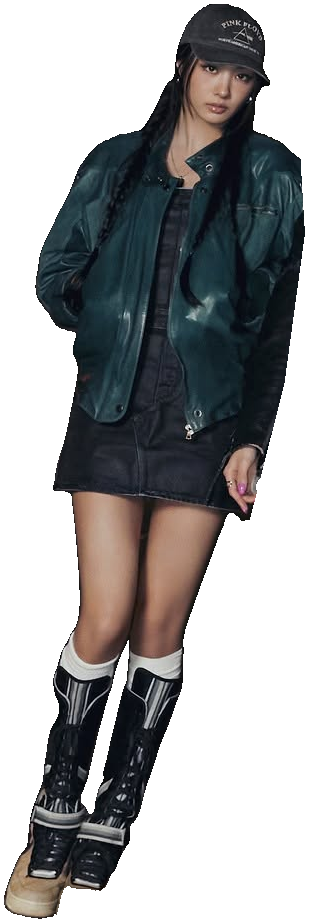
#> input picture meovv_1_ella.png, 309 x 923 px
$ python surreal_studio_3d.py ../meovv_1_ella.png
#> lines starting #> are read from the running program, lines starting #| are printed output that depends on the picture; after the words box and inside, x2 and y2 are one past the last pixel; in counts of white or black regions, pixels touching at a corner belong together
#!/usr/bin/env python3
"""
AION SURREAL 3D STUDIO - AI IMAGE-TO-3D + BLENDER AUTO-RIGGER PIPELINE
======================================================================
Acquires high-poly, 360-degree textured studio 3D meshes (without local VRAM
or multi-GB disk bloat) and locally auto-rigs them onto Mixamo dance skeletons
using Blender 4.0.2 (`surreal_blender_rig.py`).

Supported Backends:
  - glb_rig        : Auto-rig any existing static .glb/.gltf/.obj (0 internet)
  - hf_sf3d        : Stable Fast 3D on HuggingFace ZeroGPU (~5-15s)
  - hf_trellis2    : Microsoft TRELLIS.2 on HuggingFace ZeroGPU (~30-90s)
  - hf_hunyuan2mini: Tencent Hunyuan3D-2mini-Turbo on ZeroGPU
  - hf_hunyuan21   : Tencent Hunyuan3D-2.1 on ZeroGPU (needs HF_TOKEN / Pro)
  - hf_instantmesh : TencentARC InstantMesh multi-view -> 3D GLB
  - hf_triposg     : VAST-AI TripoSG segmentation -> mesh -> texture GLB
  - tripo          : Tripo3D Official OpenAPI (TRIPO_API_KEY)
  - fal            : fal.ai Hunyuan3D v2 API (FAL_KEY)
  - auto           : Smart cascade based on configured keys & free ZeroGPU
"""

import argparse
from collections import deque
import json
import os
import re
import subprocess
import sys
import tempfile
import time
import uuid

import numpy as np
from PIL import Image, ImageFilter
import requests


CONFIG_PATH = os.path.expanduser("~/.config/aion_surreal_studio.json")
DEFAULT_STATUS_FILE = "/tmp/surreal_studio_status.json"
STUDIO_READY_FILE = "/tmp/surreal_studio_ready.json"


def load_studio_config() -> dict:
    cfg = {}
    if os.path.exists(CONFIG_PATH):
        try:
            with open(CONFIG_PATH, "r", encoding="utf-8") as f:
                cfg = json.load(f) or {}
        except Exception:
            cfg = {}
    # Env overrides file config
    env_hf = os.environ.get("HF_TOKEN") or os.environ.get("HUGGINGFACE_TOKEN") or os.environ.get("HUGGING_FACE_HUB_TOKEN")
    if env_hf:
        cfg["hf_token"] = env_hf.strip()
    if os.environ.get("TRIPO_API_KEY"):
        cfg["tripo_api_key"] = os.environ["TRIPO_API_KEY"].strip()
    if os.environ.get("FAL_KEY"):
        cfg["fal_key"] = os.environ["FAL_KEY"].strip()
    return cfg


# [7 lines left out: function save_studio_config, not called in this run]


def write_status(status_file: str, state: str, progress: float, message: str, output_glb: str = "", error: str = ""):
    if not status_file:
        return
    payload = {
        "state": state,          # running | done | error
        "progress": round(max(0.0, min(1.0, progress)), 3),
        "message": message,
        "output_glb": output_glb,
        "error": error,
        "timestamp": time.time(),
    }
    try:
        tmp = status_file + ".tmp"
        with open(tmp, "w", encoding="utf-8") as f:
            json.dump(payload, f, indent=2)
        os.replace(tmp, status_file)
    except Exception:
        pass
    print(f"[Studio3D] [{int(progress * 100):3d}%] {message}", flush=True)


def sanitize_stem(path: str) -> str:
    stem = os.path.splitext(os.path.basename(path))[0]
    stem = re.sub(r"[^A-Za-z0-9_\-]+", "_", stem).strip("_")
    return stem or "studio_model"


def default_output_dir(script_dir: str) -> str:
    engine_dir = os.path.abspath(os.path.join(script_dir, ".."))
    out_dir = os.path.join(engine_dir, "assets", "models", "studio3d")
    os.makedirs(out_dir, exist_ok=True)
    return out_dir


def _seal_interior_pinholes(arr: np.ndarray, rescue_haze: bool = False) -> np.ndarray:
    """Seals enclosed interior transparency pinholes without filling true between-leg gaps."""
    h, w = arr.shape[:2]
    alpha = arr[:, :, 3]
    fg_count = int(np.sum(alpha >= 24))
    if fg_count < 64:
        return arr

    # 1. Resolidify semi-transparent interior pixels on hazy double-rembg cutouts
    if rescue_haze:
        haze_mask = (alpha >= 28) & (alpha < 215)
        if np.any(haze_mask):
            arr[haze_mask, 3] = np.maximum(alpha[haze_mask], 235)
            alpha = arr[:, :, 3]

    # 2. Flood-fill background from canvas edges (4-connected)
    empty = alpha < 24
    border_reach = np.zeros((h, w), dtype=bool)
    q = deque()
    for x in range(w):
        if empty[0, x]:
            border_reach[0, x] = True
            q.append((0, x))
        if h > 1 and empty[h - 1, x]:
            border_reach[h - 1, x] = True
            q.append((h - 1, x))
    for y in range(1, h - 1):
        if empty[y, 0]:
            border_reach[y, 0] = True
            q.append((y, 0))
        if w > 1 and empty[y, w - 1]:
            border_reach[y, w - 1] = True
            q.append((y, w - 1))

    while q:
        cy, cx = q.popleft()
        for ny, nx in ((cy - 1, cx), (cy + 1, cx), (cy, cx - 1), (cy, cx + 1)):
            if 0 <= ny < h and 0 <= nx < w and empty[ny, nx] and not border_reach[ny, nx]:
                border_reach[ny, nx] = True
                q.append((ny, nx))

    enclosed = empty & (~border_reach)
    if not np.any(enclosed):
        return arr

    # Keep only small/medium enclosed pinholes (<= 1.2% of foreground area) so arm/leg gaps stay open
    max_hole_area = max(160, int(0.012 * fg_count))
    visited = np.zeros((h, w), dtype=bool)
    seal_mask = np.zeros((h, w), dtype=bool)
    ey, ex = np.where(enclosed)
    for sy, sx in zip(ey.tolist(), ex.tolist()):
        if visited[sy, sx]:
            continue
        comp = [(sy, sx)]
        visited[sy, sx] = True
        head = 0
        while head < len(comp):
            cy, cx = comp[head]
            head += 1
            for ny, nx in ((cy - 1, cx), (cy + 1, cx), (cy, cx - 1), (cy, cx + 1)):
                if 0 <= ny < h and 0 <= nx < w and enclosed[ny, nx] and not visited[ny, nx]:
                    visited[ny, nx] = True
                    comp.append((ny, nx))
        if len(comp) <= max_hole_area:
            for cy, cx in comp:
                seal_mask[cy, cx] = True

    n_sealed = int(np.sum(seal_mask))
    if n_sealed == 0:
        return arr

    # Propagate nearest opaque RGB into sealed pinhole pixels
    out = arr.copy()
    opaque = alpha >= 100
    cur_mask = seal_mask.copy()
    for _ in range(8):
        if not np.any(cur_mask):
            break
        py, px = np.where(cur_mask)
        progressed = False
        for cy, cx in zip(py.tolist(), px.tolist()):
            y0, y1 = max(0, cy - 1), min(h, cy + 2)
            x0, x1 = max(0, cx - 1), min(w, cx + 2)
            patch_op = opaque[y0:y1, x0:x1]
            if np.any(patch_op):
                rgb = out[y0:y1, x0:x1, :3][patch_op].mean(axis=0)
                out[cy, cx, :3] = np.clip(rgb, 0, 255).astype(np.uint8)
                out[cy, cx, 3] = 255
                opaque[cy, cx] = True
                cur_mask[cy, cx] = False
                progressed = True
        if not progressed:
            break
    if np.any(cur_mask):
        # Fallback average foreground color for deep center of sealed micro-holes
        fg_rgb = out[opaque, :3].mean(axis=0) if np.any(opaque) else np.array([128, 128, 128])
        out[cur_mask, :3] = np.clip(fg_rgb, 0, 255).astype(np.uint8)
        out[cur_mask, 3] = 255

    print(f"[Studio3D] Sealed {n_sealed} enclosed interior cutout pinhole pixels.")
    return out


def prepare_studio_image(input_path: str, work_dir: str, skip_rembg: bool = False) -> str:
    """Ensures crisp 1024px RGBA foreground-isolated cutout with sealed pinholes."""
    img = Image.open(input_path).convert("RGBA")
    arr = np.array(img)
    alpha = arr[:, :, 3]
    transparent_frac = float(np.mean(alpha < 16))

    if not skip_rembg and transparent_frac < 0.03:
        try:
            from rembg import remove
            img = remove(img)
            arr = np.array(img)
            alpha = arr[:, :, 3]
        except Exception as exc:
            print(f"[Studio3D] Note: rembg skipped ({exc}); using source image.")

    # Zero only true background transparency dust (<12 alpha); never punch holes in translucent garments
    if np.any(alpha >= 200):
        arr[alpha < 12, 3] = 0
        alpha = arr[:, :, 3]

    rescue_haze = False
    fg_pixels = alpha >= 16
    if np.any(fg_pixels):
        semi_frac = float(np.mean(alpha[fg_pixels] < 180))
        if semi_frac > 0.25:
            rescue_haze = True
            print(
                f"[Studio3D] Warning: {semi_frac * 100:.0f}% of subject pixels are semi-transparent haze "
                "(likely repeated rembg pass); stabilizing interior alpha without hole punching."
            )

    arr = _seal_interior_pinholes(arr, rescue_haze=rescue_haze)
    img = Image.fromarray(arr, "RGBA")
    alpha = arr[:, :, 3]

    # Tight-crop to non-transparent subject and frame tightly onto 1024x1024 transparent canvas
    ys, xs = np.where(alpha >= 24)
    if len(xs) < 32 or len(ys) < 32:
        ys, xs = np.where(alpha >= 12)
    if len(xs) > 32 and len(ys) > 32:
        x0, x1 = int(xs.min()), int(xs.max()) + 1
        y0, y1 = int(ys.min()), int(ys.max()) + 1
        img = img.crop((x0, y0, x1, y1))

    w, h = img.size
    target = 1024
    scale = (target * 0.92) / max(1, max(w, h))
    nw, nh = max(16, int(round(w * scale))), max(16, int(round(h * scale)))
    img = img.resize((nw, nh), Image.Resampling.LANCZOS)

    # Gently sharpen narrow/low-res cutouts after upscaling so eyes/lips/seams stay crisp for AI 3D
    if w < 380 or h < 640:
        rgb_sharp = img.convert("RGB").filter(ImageFilter.UnsharpMask(radius=1.1, percent=110, threshold=2))
        r, g, b = rgb_sharp.split()
        a_ch = img.split()[3]
        img = Image.merge("RGBA", (r, g, b, a_ch))

    canvas = Image.new("RGBA", (target, target), (0, 0, 0, 0))
    canvas.paste(img, ((target - nw) // 2, (target - nh) // 2), img)
    out_png = os.path.join(work_dir, "prepared_cutout.png")
    canvas.save(out_png, "PNG")
    return out_png


# [32 lines left out: functions find_glb_urls, pick_textured_glb_url, not called in this run]


def hf_headers(token: str) -> dict:
    if token:
        return {"Authorization": f"Bearer {token}"}
    return {}


# [99 lines left out: functions gradio_upload, gradio_queue_call, download_binary, run_hf_sf3d, run_hf_hunyuan, not called in this run]


def run_hf_trellis2(img_path: str, out_raw_glb: str, token: str, status_cb=None,
                    trellis_res: str = "1024", texture_size: int = 2048):
    base = "https://microsoft-trellis-2.hf.space"
    hdrs = hf_headers(token)
    cfg = requests.get(f"{base}/config", headers=hdrs, timeout=15).json()
    pfx = cfg.get("api_prefix") or ""
    deps = {d.get("api_name"): d["id"] for d in cfg["dependencies"] if d.get("api_name")}
    fd = gradio_upload(base, pfx, img_path, hdrs)
    sh = uuid.uuid4().hex[:12]
    if "start_session" in deps:
        gradio_queue_call(base, pfx, deps["start_session"], [], sh, hdrs)
    res_gen = gradio_queue_call(
        base, pfx, deps["image_to_3d"],
        [fd, 42, trellis_res, 7.5, 0.7, 14, 5.0, 7.5, 0.5, 14, 3.0, 1.0, 0.0, 14, 3.0],
        sh, hdrs, status_cb, timeout_s=240,
    )
    state_val = (res_gen.get("data") or [None])[0]
    if status_cb:
        status_cb(f"TRELLIS.2 extracting {texture_size}px UV-mapped PBR GLB...")
    res_glb = gradio_queue_call(base, pfx, deps["extract_glb"], [state_val, 300000, int(texture_size)], sh, hdrs, status_cb)
    urls = find_glb_urls(res_glb, f"{base}{pfx}")
    if not urls:
        raise RuntimeError("TRELLIS.2 returned no GLB URL")
    download_binary(urls[0], out_raw_glb, hdrs)


# [154 lines left out: functions run_hf_instantmesh, run_hf_triposg, run_tripo_api, run_fal_api, run_blender_autorig, not called in this run]


def main():
    parser = argparse.ArgumentParser(description="Surreal Studio AI 3D + Blender Auto-Rigger")
    parser.add_argument("input", help="Source image (.png/.jpg) or static 3D mesh (.glb/.obj)")
    parser.add_argument("--out", default="", help="Output rigged .glb path")
    parser.add_argument("--backend", default="", help="auto|glb_rig|hf_sf3d|hf_trellis2|hf_hunyuan2mini|hf_hunyuan21|hf_instantmesh|hf_triposg|tripo|fal")
    parser.add_argument("--ref-anim", default="", help="Reference Mixamo dance .glb")
    parser.add_argument("--height", type=float, default=1.68, help="Normalized height in meters")
    parser.add_argument("--front-yaw", default="auto", help="auto|0|90|180|270")
    parser.add_argument("--max-faces", type=int, default=100000, help="Polygon budget")
    parser.add_argument("--trellis-res", default="1024", choices=["1024", "1536"], help="TRELLIS.2 pipeline resolution")
    parser.add_argument("--texture-size", type=int, default=2048, help="TRELLIS.2 UV texture size")
    parser.add_argument("--skip-rembg", action="store_true", help="Skip background removal")
    parser.add_argument("--no-rig", action="store_true", help="Keep unrigged raw studio .glb")
    parser.add_argument("--status-file", default=DEFAULT_STATUS_FILE, help="Live JSON progress path")
    parser.add_argument("--notify-engine", action="store_true", help="Notify running Surreal Engine via /tmp/surreal_studio_ready.json")
    args = parser.parse_args()

    script_dir = os.path.dirname(os.path.abspath(__file__))
    cfg = load_studio_config()
    in_path = os.path.abspath(args.input)
    if not os.path.exists(in_path):
        write_status(args.status_file, "error", 0.0, f"Input not found: {in_path}", error="File not found")
        sys.exit(1)

    ext = os.path.splitext(in_path)[1].lower()
    is_mesh_input = ext in (".glb", ".gltf", ".obj", ".fbx")
    stem = sanitize_stem(in_path)
    out_glb = os.path.abspath(args.out) if args.out else os.path.join(default_output_dir(script_dir), f"{stem}_studio_rigged.glb")

    backend = (args.backend or cfg.get("backend") or "auto").strip()
    if is_mesh_input:
        backend = "glb_rig"

    try:
        with tempfile.TemporaryDirectory(prefix="surreal_studio_") as tmpdir:
            raw_glb = in_path
            if not is_mesh_input:
                write_status(args.status_file, "running", 0.08, "Stage 1/3: Isolating foreground subject (rembg)...")
                prep_png = prepare_studio_image(in_path, tmpdir, skip_rembg=args.skip_rembg)
#> in prepare_studio_image, img is the input picture: PIL image 309x923 RGBA; mean R, G, B, A 34.2, 34.2, 34.8, 124.5
#> in prepare_studio_image, `alpha = arr[:, :, 3]`:
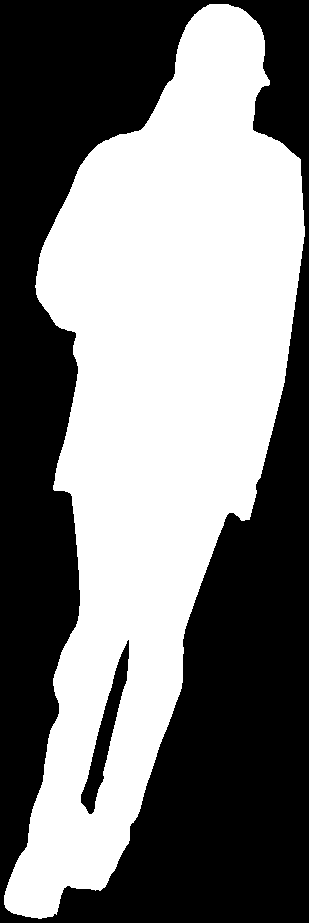
#> alpha: shape (923, 309); 48.8% white; 1 white region, box (x1, y1, x2, y2) and area: (4, 4, 305, 919) 139205
#> in prepare_studio_image, `transparent_frac = float(np.mean(alpha < 16))`: transparent_frac = 0.512
#> in prepare_studio_image, `semi_frac = float(np.mean(alpha[fg_pixels] < 180))`: semi_frac = 0
#> in _seal_interior_pinholes, `fg_count = int(np.sum(alpha >= 24))`: fg_count = 139205
#> after the loop in _seal_interior_pinholes, `for y in range(1, h - 1):`:
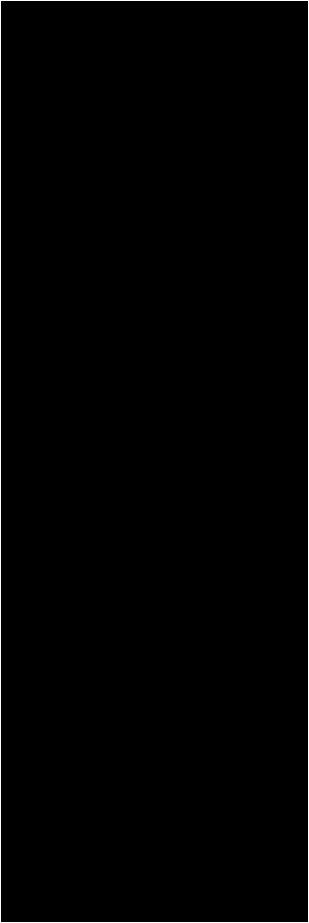
#> border_reach: shape (923, 309) bool; 0.86% white in thin lines or dots
#> the loop in _seal_interior_pinholes, `while q:` made 143831 passes
#> (cy, cx) on passes 1 to 3: (0, 0), (922, 0), (0, 1)
#> after the loop in _seal_interior_pinholes, `while q:`:
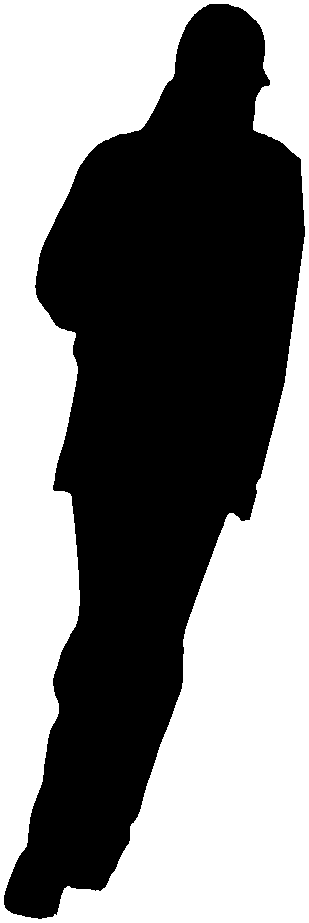
#> border_reach: shape (923, 309) bool; 50.4% white; 1 black region, box (x1, y1, x2, y2) and area: (4, 4, 305, 919) 141376
#> in _seal_interior_pinholes, `enclosed = empty & (~border_reach)`:
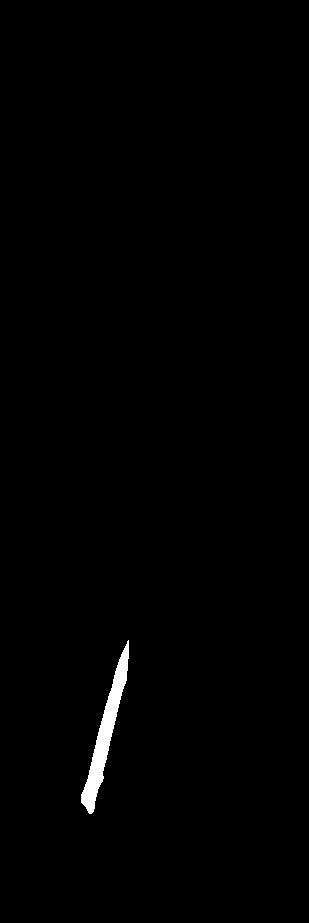
#> enclosed: shape (923, 309) bool; 0.76% white; 1 white region, box (x1, y1, x2, y2) and area: (81, 640, 129, 814) 2171
#> in _seal_interior_pinholes, `max_hole_area = max(160, int(0.012 * fg_count))`: max_hole_area = 1670
#> in _seal_interior_pinholes, `ey, ex = np.where(enclosed)`: ey = 2171 values from 640 to 813; ex = 2171 values, max 128 at index 0, min 81 at index 1943, mean 105.1
#> the loop in _seal_interior_pinholes, `for sy, sx in zip(ey.tolist(), ex.tolist()):` made 2171 passes
#> (sy, sx) on passes 2 to 4: (641, 127), (641, 128), (642, 127)
#> in _seal_interior_pinholes, `n_sealed = int(np.sum(seal_mask))`: n_sealed = 0
#> in prepare_studio_image, `x0, x1 = int(xs.min()), int(xs.max()) + 1`: x0 = 4; x1 = 305
#> in prepare_studio_image, `y0, y1 = int(ys.min()), int(ys.max()) + 1`: y0 = 4; y1 = 919
#> in prepare_studio_image, `rgb_sharp = img.convert("RGB").filter(ImageFilter.UnsharpMask(radius=1..`:
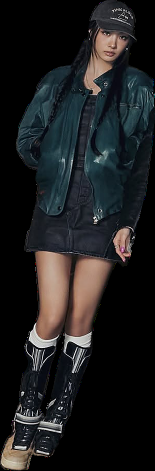
#> rgb_sharp: PIL image 310x942 RGB (shown at 1/2 size); mean R, G, B 29.6, 30.1, 30.9
#> in prepare_studio_image, `r, g, b = rgb_sharp.split()`:
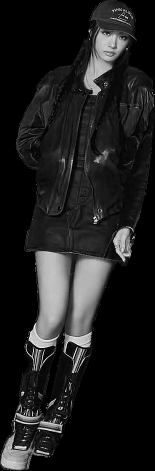
#> r: PIL image 310x942 L (shown at 1/2 size); min 0, max 255, mean 29.6
#> in prepare_studio_image, `r, g, b = rgb_sharp.split()`:
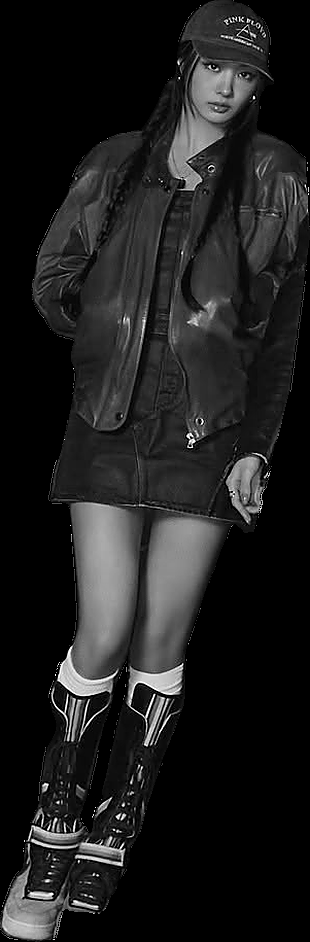
#> g: PIL image 310x942 L; min 0, max 255, mean 30.1
#> (the rest of the program and of its run is left out)
